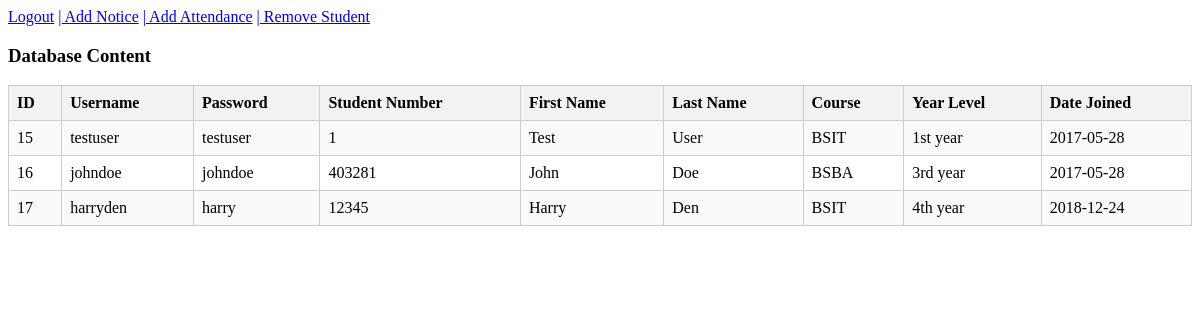
The app's page /admin_panel.php (signed in) with its own data.
### tables this page shows
CREATE TABLE IF NOT EXISTS `students` (
`id` int(10) NOT NULL,
  `username` varchar(50) NOT NULL,
  `password` varchar(50) NOT NULL,
  `studentno` int(10) NOT NULL,
  `firstname` varchar(50) NOT NULL,
  `lastname` varchar(50) NOT NULL,
  `course` varchar(10) NOT NULL,
  `yrlevel` varchar(10) NOT NULL,
  `date_joined` date NOT NULL
);

### admin_panel.php (the view, shortened to what this page needs)
<?php
require_once "connect.php";
$sql = "SELECT * FROM students";
$result = mysqli_query($conn, $sql);
?>
<a href="alogout.php">Logout</a>
<body>
<a href="add_notice.php" class="add-notice-btn">| Add Notice</a>
<a href="admin_add_attendance.php" class="add-attendance-btn">| Add Attendance</a>
<a href="remove_student.php" class="add-remove-btn">| Remove Student</a>
<h3>Database Content</h3>
<table border="1">
    <tr>
        <th>ID</th>
        <th>Username</th>
        <th>Password</th>
        <th>Student Number</th>
        <th>First Name</th>
        <th>Last Name</th>
        <th>Course</th>
        <th>Year Level</th>
        <th>Date Joined</th>
    </tr>
    <?php
    while ($row = mysqli_fetch_assoc($result)) {
        echo "<tr>";
        echo "<td>" . $row['id'] . "</td>";
        echo "<td>" . $row['username'] . "</td>";
        echo "<td>" . $row['password'] . "</td>";
        echo "<td>" . $row['studentno'] . "</td>";
        echo "<td>" . $row['firstname'] . "</td>";
        echo "<td>" . $row['lastname'] . "</td>";
        echo "<td>" . $row['course'] . "</td>";
        echo "<td>" . $row['yrlevel'] . "</td>";
        echo "<td>" . $row['date_joined'] . "</td>";
        echo "</tr>";
    }
    ?>
</table>

### admin_panel.php (style rules this page uses)
table { border-collapse: collapse; width: 100%; border: 1px solid #ccc; }
table, th, td { border: 1px solid rgb(131, 94, 94); border: 1px solid #ccc; }
th, td { padding: 8px; text-align: left; }
th { background-color: #f2f2f2; }
tr:nth-child(even) { background-color: #f9f9f9; }

### records on screen
students: id "15", username "testuser", password "testuser", studentno "1", firstname "Test", lastname "User", course "BSIT", yrlevel "1st year", date_joined "2017-05-28"
students: id "16", username "johndoe", password "johndoe", studentno "403281", firstname "John", lastname "Doe", course "BSBA", yrlevel "3rd year", date_joined "2017-05-28"
students: id "17", username "harryden", password "harry", studentno "12345", firstname "Harry", lastname "Den", course "BSIT", yrlevel "4th year", date_joined "2018-12-24"
